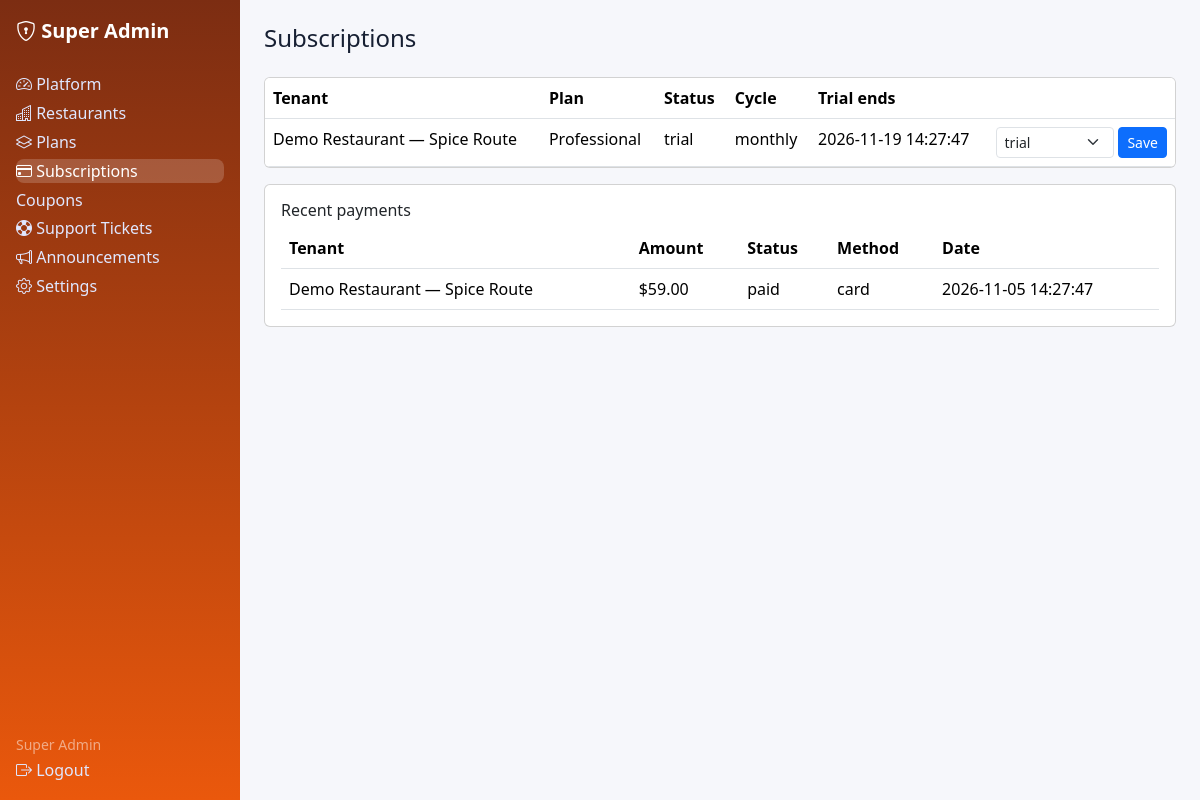
/super-admin/subscriptions.php (signed in), run on the app's committed database.
### tables this page shows
CREATE TABLE subscriptions (id INT UNSIGNED AUTO_INCREMENT PRIMARY KEY, tenant_id INT UNSIGNED NOT NULL, plan_id INT UNSIGNED NOT NULL, status ENUM('trial','active','past_due','cancelled','expired') NOT NULL DEFAULT 'trial', billing_cycle ENUM('monthly','yearly') NOT NULL DEFAULT 'monthly', starts_at DATETIME NULL, ends_at DATETIME NULL, trial_ends_at DATETIME NULL, created_at DATETIME NOT NULL DEFAULT CURRENT_TIMESTAMP, INDEX idx_sub_tenant(tenant_id), CONSTRAINT fk_sub_tenant FOREIGN KEY(tenant_id) REFERENCES tenants(id) ON DELETE CASCADE, CONSTRAINT fk_sub_plan FOREIGN KEY(plan_id) REFERENCES plans(id));

CREATE TABLE tenants (id INT UNSIGNED AUTO_INCREMENT PRIMARY KEY, name VARCHAR(150) NOT NULL, slug VARCHAR(160) NOT NULL UNIQUE, status ENUM('active','suspended') NOT NULL DEFAULT 'active', created_at DATETIME NOT NULL DEFAULT CURRENT_TIMESTAMP, INDEX idx_tenants_status(status));

CREATE TABLE plans (id INT UNSIGNED AUTO_INCREMENT PRIMARY KEY, name VARCHAR(80) NOT NULL, slug VARCHAR(80) NOT NULL UNIQUE, price_monthly DECIMAL(10,2) NOT NULL DEFAULT 0, price_yearly DECIMAL(10,2) NOT NULL DEFAULT 0, max_branches INT NOT NULL DEFAULT 1, max_users INT NOT NULL DEFAULT 5, max_orders INT NOT NULL DEFAULT 500, features TEXT NULL, is_active TINYINT(1) NOT NULL DEFAULT 1, created_at DATETIME NOT NULL DEFAULT CURRENT_TIMESTAMP);

CREATE TABLE payments (id INT UNSIGNED AUTO_INCREMENT PRIMARY KEY, tenant_id INT UNSIGNED NOT NULL, subscription_id INT UNSIGNED NULL, amount DECIMAL(12,2) NOT NULL, status ENUM('pending','paid','failed','refunded') NOT NULL DEFAULT 'pending', method VARCHAR(40) NULL, transaction_ref VARCHAR(120) NULL, paid_at DATETIME NULL, created_at DATETIME NOT NULL DEFAULT CURRENT_TIMESTAMP, INDEX idx_pay_tenant(tenant_id), CONSTRAINT fk_pay_tenant FOREIGN KEY(tenant_id) REFERENCES tenants(id) ON DELETE CASCADE, CONSTRAINT fk_pay_sub FOREIGN KEY(subscription_id) REFERENCES subscriptions(id) ON DELETE SET NULL);

### includes/functions.php (called while the page is built, shortened)
<?php
function e(?string $v): string { return htmlspecialchars($v ?? '', ENT_QUOTES, 'UTF-8'); }
function money($n): string { return '$' . number_format((float)$n, 2); }

### super-admin/subscriptions.php (the view, shortened to what this page needs)
<?php require_once __DIR__ . '/../includes/auth.php'; $user=require_role(['super_admin'], '../auth/login.php'); $pdo=db(); $base='../';
$rows=$pdo->query('SELECT s.*,t.name tenant_name,p.name plan_name FROM subscriptions s JOIN tenants t ON t.id=s.tenant_id JOIN plans p ON p.id=s.plan_id ORDER BY s.id DESC')->fetchAll();
$payments=$pdo->query('SELECT pay.*,t.name tenant_name FROM payments pay JOIN tenants t ON t.id=pay.tenant_id ORDER BY pay.id DESC LIMIT 20')->fetchAll();
include __DIR__ . '/header.php'; ?>
<div class="card p-0 overflow-auto mb-3"><table class="table mb-0"><tr><th>Tenant</th><th>Plan</th><th>Status</th><th>Cycle</th><th>Trial ends</th><th></th></tr>
<?php foreach($rows as $r): ?><tr><td><?= e($r['tenant_name']) ?></td><td><?= e($r['plan_name']) ?></td><td><?= e($r['status']) ?></td><td><?= e($r['billing_cycle']) ?></td><td><?= e($r['trial_ends_at']??'') ?></td>
<td><form method="post" class="d-flex gap-1"><?= csrf_field() ?><input type="hidden" name="id" value="<?= $r['id'] ?>"><select class="form-select form-select-sm" name="status"><?php foreach(['trial','active','past_due','cancelled','expired'] as $st): ?><option <?= $r['status']===$st?'selected':'' ?>><?= $st ?></option><?php endforeach; ?></select><button class="btn btn-sm btn-primary">Save</button></form></td></tr><?php endforeach; ?></table></div>
<div class="card p-3"><h6>Recent payments</h6><table class="table mb-0"><tr><th>Tenant</th><th>Amount</th><th>Status</th><th>Method</th><th>Date</th></tr><?php foreach($payments as $p): ?><tr><td><?= e($p['tenant_name']) ?></td><td><?= money($p['amount']) ?></td><td><?= e($p['status']) ?></td><td><?= e($p['method']??'') ?></td><td><?= e($p['created_at']) ?></td></tr><?php endforeach; ?></table></div>
<?php include __DIR__ . '/footer.php'; ?>

### assets/css/style.css (style rules this page uses)
:root { --brand:#ea580c;--bg:#f6f7fb;--card:#fff;--text:#172033 }
body { background:var(--bg);color:var(--text);font-family:system-ui,-apple-system,"Segoe UI",Roboto,sans-serif }

### data on the page
subscriptions: tenant.name "Demo Restaurant — Spice Route", plan.name "Professional", status "trial", billing_cycle "monthly", trial_ends_at "2026-11-19 14:27:47"
payments: tenant.name "Demo Restaurant — Spice Route", amount "$59.00", status "paid", method "card", created_at "2026-11-05 14:27:47"

### other printed values
$l "Platform"
$l "Restaurants"
$l "Plans"
$l "Subscriptions"
$l "Coupons"
$l "Support Tickets"
$l "Announcements"
$l "Settings"
current_user()['name'] "Super Admin"
$pageTitle "Subscriptions"
